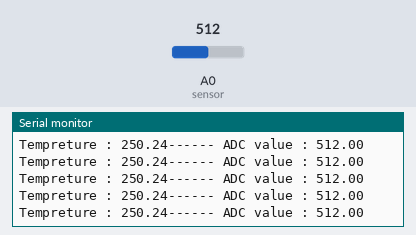
A sketch run on a simulated Arduino Uno, built with avr-gcc and run on an emulated ATmega328P. Shown: the last lines printed to the serial monitor. The test bench sets the inputs (shaded band); at power-on: A0 (sensor) = 512.

Above: at 1.2 s.
1.3 s: A0 (sensor) set to 716
At 1.57 s:
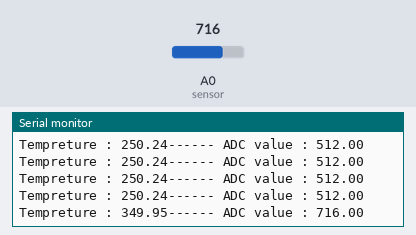
2.8 s: A0 (sensor) set to 900
At 2.97 s:
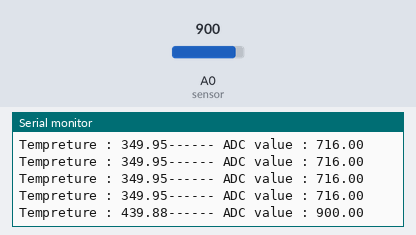
Timing chart, 0 to 5.8 s (numbered marks = the images above; inputs shaded):
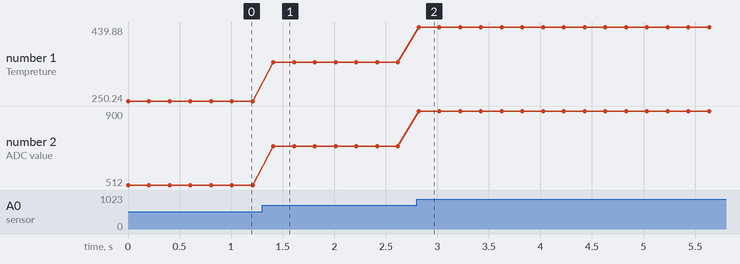

Measured:
- after the input at 1.3 s, the serial monitor: prints a new line after 0.11 s (image 1)
- after the input at 2.8 s, the serial monitor: prints a new line at once (image 2)
- plotted number 1: 250.24 → 349.95 after the input at 1.3 s, 349.95 → 439.88 after the input at 2.8 s
- plotted number 2: 512 → 716 after the input at 1.3 s, 716 → 900 after the input at 2.8 s

The sketch:

Arduino_J20.ino
```cpp
#define sensor A0
float value = 0;
float temp = 0;
void setup() {
  // put your setup code here, to run once:
  pinMode(sensor, INPUT);
  Serial.begin(9600);
}

void loop() {
  // put your main code here, to run repeatedly:
  value = analogRead(sensor);
  temp = value * (5.0 / 1023.0);
  temp = temp * 100;
  Serial.print("Tempreture : ");
  Serial.print(temp);
  Serial.print("------ ");
  Serial.print("ADC value : ");
  Serial.println(value);
  delay(200);
}
```
